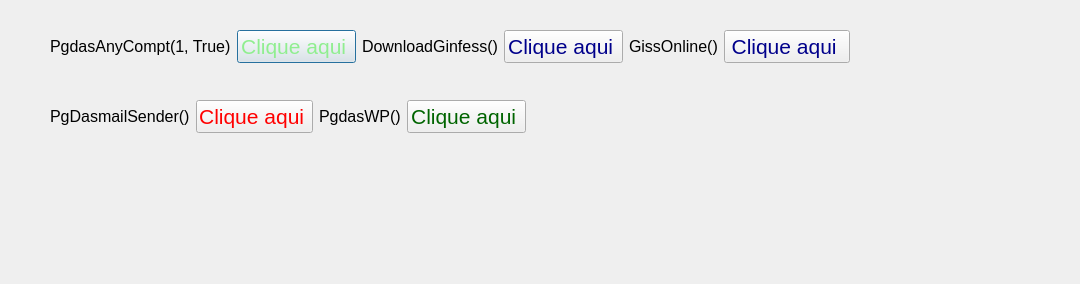
<?xml version="1.0" encoding="UTF-8"?>
<ui version="4.0">
 <class>Dialog</class>
 <widget class="QDialog" name="Dialog">
  <property name="geometry">
   <rect>
    <x>0</x>
    <y>0</y>
    <width>1080</width>
    <height>284</height>
   </rect>
  </property>
  <property name="windowTitle">
   <string>Dialog</string>
  </property>
  <widget class="QWidget" name="">
   <property name="geometry">
    <rect>
     <x>50</x>
     <y>30</y>
     <width>800</width>
     <height>37</height>
    </rect>
   </property>
   <layout class="QGridLayout" name="gridLayout">
    <item row="0" column="0">
     <layout class="QFormLayout" name="SnLayout">
      <property name="rowWrapPolicy">
       <enum>QFormLayout::DontWrapRows</enum>
      </property>
      <item row="0" column="0">
       <widget class="QLabel" name="label_2">
        <property name="font">
         <font>
          <pointsize>12</pointsize>
         </font>
        </property>
        <property name="text">
         <string>PgdasAnyCompt(1, True)</string>
        </property>
       </widget>
      </item>
      <item row="0" column="1">
       <widget class="QPushButton" name="BtSimples">
        <property name="font">
         <font>
          <pointsize>16</pointsize>
         </font>
        </property>
        <property name="cursor">
         <cursorShape>ArrowCursor</cursorShape>
        </property>
        <property name="mouseTracking">
         <bool>false</bool>
        </property>
        <property name="tabletTracking">
         <bool>false</bool>
        </property>
        <property name="contextMenuPolicy">
         <enum>Qt::NoContextMenu</enum>
        </property>
        <property name="styleSheet">
         <string notr="true">color:lightgreen</string>
        </property>
        <property name="text">
         <string>Clique aqui </string>
        </property>
       </widget>
      </item>
     </layout>
    </item>
    <item row="0" column="1">
     <layout class="QFormLayout" name="SnLayout_2">
      <property name="rowWrapPolicy">
       <enum>QFormLayout::DontWrapRows</enum>
      </property>
      <item row="0" column="0">
       <widget class="QLabel" name="label_4">
        <property name="font">
         <font>
          <pointsize>12</pointsize>
         </font>
        </property>
        <property name="text">
         <string>DownloadGinfess()</string>
        </property>
       </widget>
      </item>
      <item row="0" column="1">
       <widget class="QPushButton" name="BtGinfess">
        <property name="font">
         <font>
          <pointsize>16</pointsize>
         </font>
        </property>
        <property name="cursor">
         <cursorShape>ArrowCursor</cursorShape>
        </property>
        <property name="mouseTracking">
         <bool>false</bool>
        </property>
        <property name="tabletTracking">
         <bool>false</bool>
        </property>
        <property name="contextMenuPolicy">
         <enum>Qt::NoContextMenu</enum>
        </property>
        <property name="styleSheet">
         <string notr="true">color:darkblue</string>
        </property>
        <property name="text">
         <string>Clique aqui </string>
        </property>
       </widget>
      </item>
     </layout>
    </item>
    <item row="0" column="2">
     <layout class="QFormLayout" name="SnLayout_4">
      <property name="rowWrapPolicy">
       <enum>QFormLayout::DontWrapRows</enum>
      </property>
      <item row="0" column="0">
       <widget class="QLabel" name="label_6">
        <property name="font">
         <font>
          <pointsize>12</pointsize>
         </font>
        </property>
        <property name="text">
         <string>GissOnline()</string>
        </property>
       </widget>
      </item>
      <item row="0" column="1">
       <widget class="QPushButton" name="BtGiss">
        <property name="font">
         <font>
          <pointsize>16</pointsize>
         </font>
        </property>
        <property name="cursor">
         <cursorShape>ArrowCursor</cursorShape>
        </property>
        <property name="mouseTracking">
         <bool>false</bool>
        </property>
        <property name="tabletTracking">
         <bool>false</bool>
        </property>
        <property name="contextMenuPolicy">
         <enum>Qt::NoContextMenu</enum>
        </property>
        <property name="styleSheet">
         <string notr="true">color:darkblue</string>
        </property>
        <property name="text">
         <string>Clique aqui </string>
        </property>
       </widget>
      </item>
     </layout>
    </item>
   </layout>
  </widget>
  <widget class="QWidget" name="">
   <property name="geometry">
    <rect>
     <x>50</x>
     <y>100</y>
     <width>476</width>
     <height>37</height>
    </rect>
   </property>
   <layout class="QGridLayout" name="gridLayout_2">
    <item row="0" column="0">
     <layout class="QFormLayout" name="formLayout_2">
      <item row="0" column="0">
       <widget class="QLabel" name="label_3">
        <property name="font">
         <font>
          <pointsize>12</pointsize>
         </font>
        </property>
        <property name="text">
         <string>PgDasmailSender()</string>
        </property>
       </widget>
      </item>
      <item row="0" column="1">
       <widget class="QPushButton" name="BtMail">
        <property name="font">
         <font>
          <pointsize>16</pointsize>
         </font>
        </property>
        <property name="styleSheet">
         <string notr="true">color:red</string>
        </property>
        <property name="text">
         <string>Clique aqui </string>
        </property>
       </widget>
      </item>
     </layout>
    </item>
    <item row="0" column="1">
     <layout class="QFormLayout" name="SnLayout_3">
      <property name="rowWrapPolicy">
       <enum>QFormLayout::DontWrapRows</enum>
      </property>
      <item row="0" column="0">
       <widget class="QLabel" name="label_5">
        <property name="font">
         <font>
          <pointsize>12</pointsize>
         </font>
        </property>
        <property name="text">
         <string>PgdasWP()</string>
        </property>
       </widget>
      </item>
      <item row="0" column="1">
       <widget class="QPushButton" name="BtWp">
        <property name="font">
         <font>
          <pointsize>16</pointsize>
         </font>
        </property>
        <property name="cursor">
         <cursorShape>ArrowCursor</cursorShape>
        </property>
        <property name="mouseTracking">
         <bool>false</bool>
        </property>
        <property name="tabletTracking">
         <bool>false</bool>
        </property>
        <property name="contextMenuPolicy">
         <enum>Qt::NoContextMenu</enum>
        </property>
        <property name="styleSheet">
         <string notr="true">color:darkgreen</string>
        </property>
        <property name="text">
         <string>Clique aqui </string>
        </property>
       </widget>
      </item>
     </layout>
    </item>
   </layout>
  </widget>
 </widget>
 <resources/>
 <connections/>
</ui>
